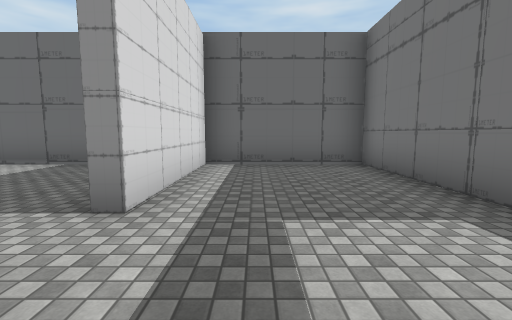
[1] (above)

17 first-person views from a walk through a Unity game level. The camera is 1.4 m above the floor, tilts 6° down and sees 90° across. The floor is counted in squares, 2 m on a side. Each view is taken from the middle of a square. On the plan, view 1 faces up. The plan holds only what a view shows up to about 9 squares ahead; the rest is blank. The place goes on beyond the plan. Some animated figures are left out. Some surface patterns are stand-ins.

[2]
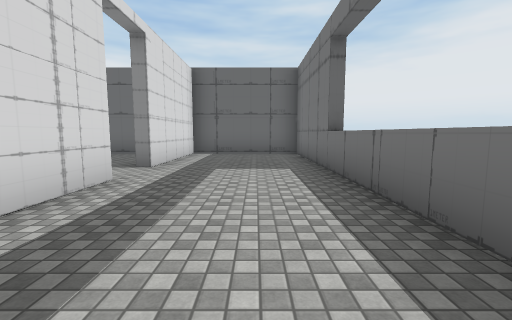

[3]
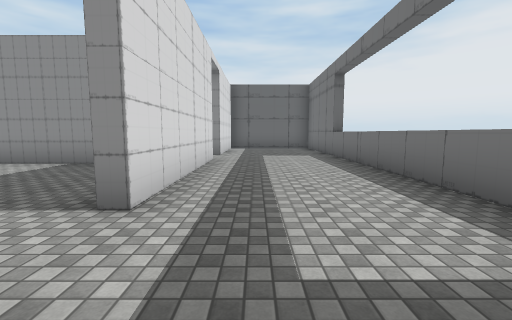

[4]
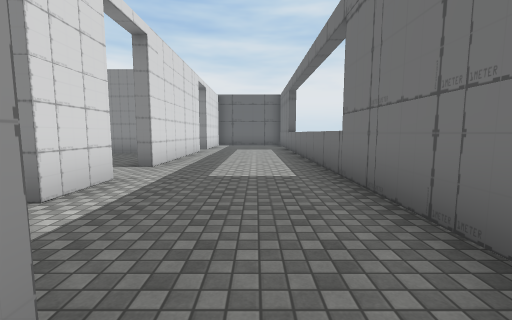

[5]
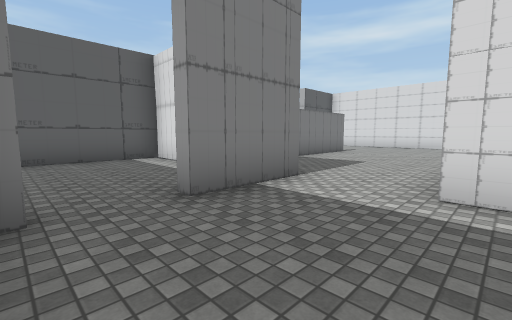

[6]
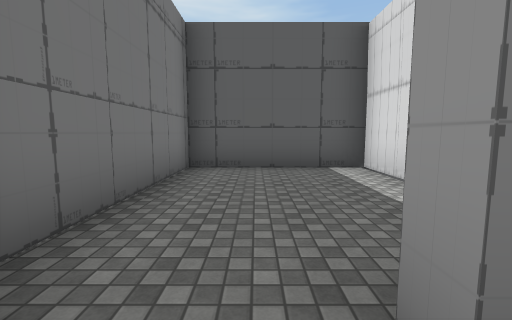

[7]
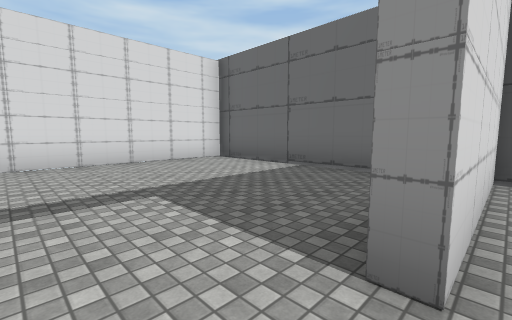

[8]
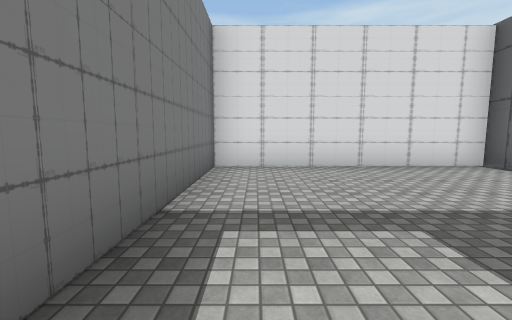

[9]
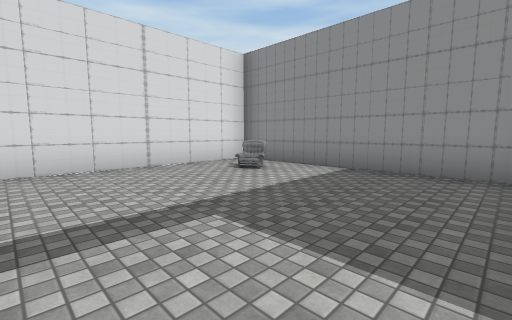

[10]
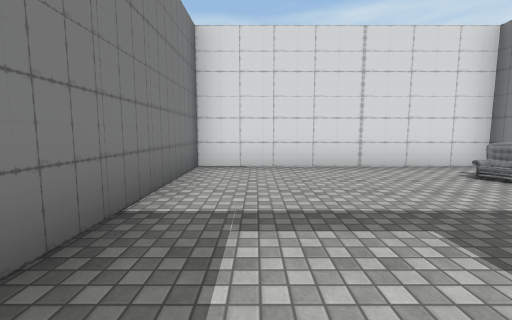

[11]
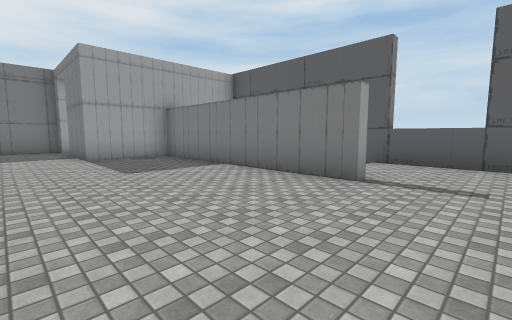

[12]
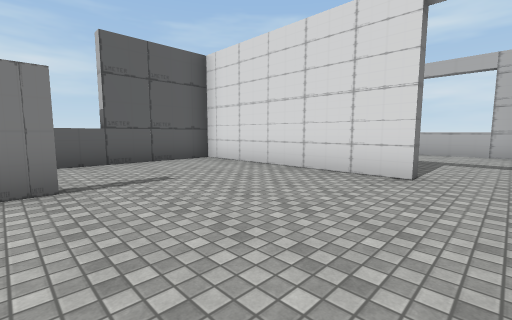

[13]
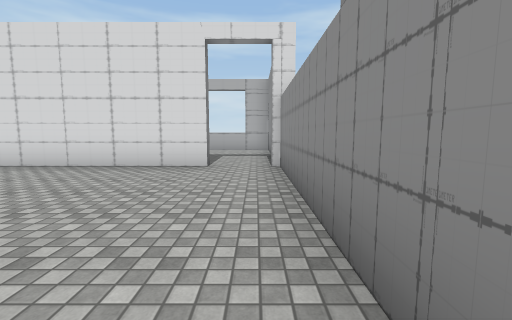

[14]
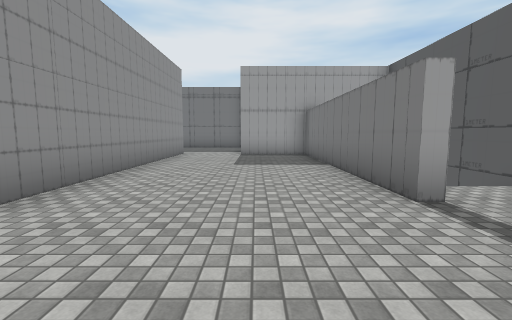

[15]
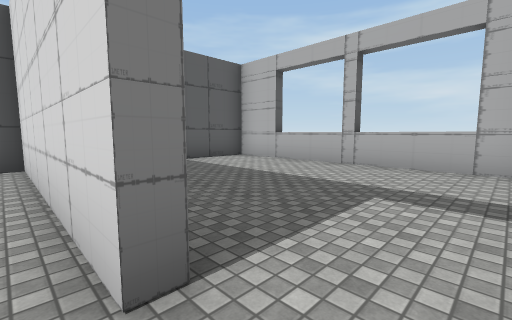

[16]
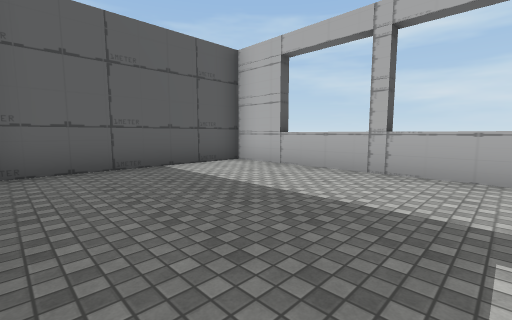

[17]
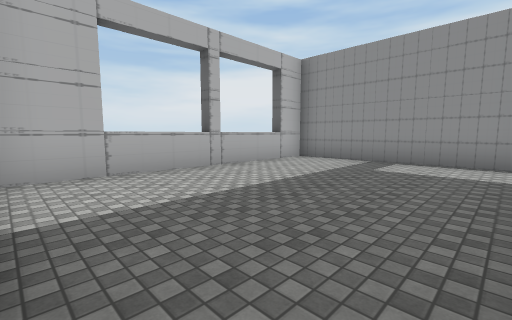

### Floor plan
Key: @ floor where view 1 was taken; # wall or solid block; . floor; ^ raised ledge; v drop or lower ground; A armchair.
Columns run from 17 left of view 1 to 3 right of it. Each row starts with its distance up from view 1.
  6          ###########
  5          #......#...#
  4          #......#...#
  3          #......#...#
  2          #..........v
  1          #..........^
  0          ########@..^
 -1          #.A....#...^
 -2          #......#...^
 -3          #......#...^
 -4          #..........^
 -5          #..........#
 -6 #################...#
 -7 #...................#
 -8 ^...............##.#
 -9 ^.....#.........#...#
-10 ^.....#.........#...#
-11 ^.....#...#######...#
-12 #.....#....    #....#
-13 #.....#....vvv #....#
-14  ##### ####     ####

Positions as (right, up) in squares from view 1, and headings:
1: (0, 0), facing up
2: (1, -3), facing up
3: (0, -6), facing up
4: (1, -9), facing up
5: (2, -6), facing down-left
6: (1, -8), facing down
7: (-1, 1), facing up-left
8: (-2, 1), facing left
9: (-2, -5), facing up-left
10: (-2, -5), facing left
11: (-9, -7), facing down-right
12: (-7, -7), facing down-left
13: (-6, -7), facing left
14: (-10, -9), facing right
15: (-11, -7), facing down-left
16: (-12, -8), facing down-left
17: (-12, -13), facing up-left
